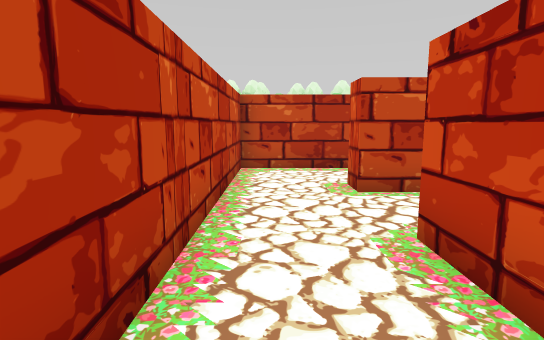
[1] (above)

24 first-person views from a walk through a 3-D level made in the Unity game engine. The camera is 1.2 m above the floor, tilts 8° down and sees 80° across. The floor is counted in squares, 1 m on a side. Each view is taken from the middle of a square. On the plan, view 1 faces up. The plan holds only what a view shows up to about 14 squares ahead; the rest is blank. The place goes on beyond the plan. Some animated figures are not drawn.

[2]
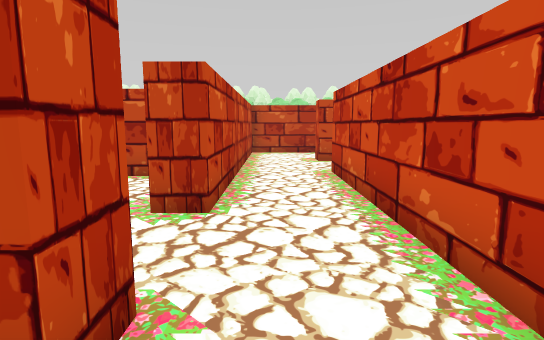

[3]
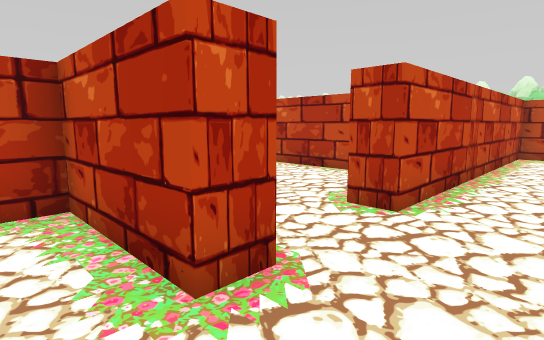

[4]
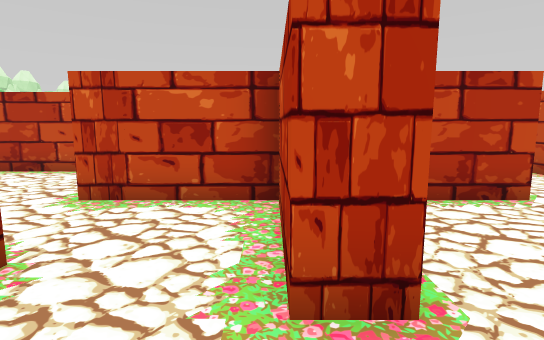

[5]
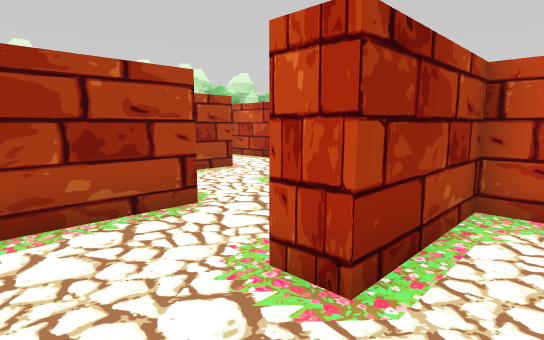

[6]
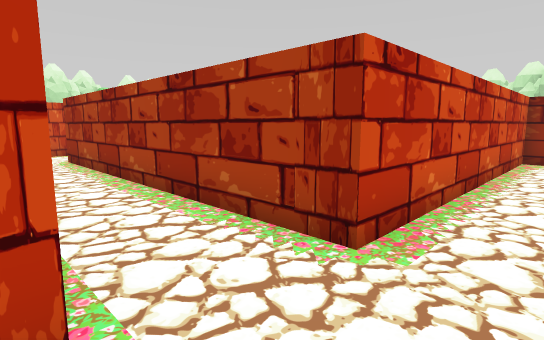

[7]
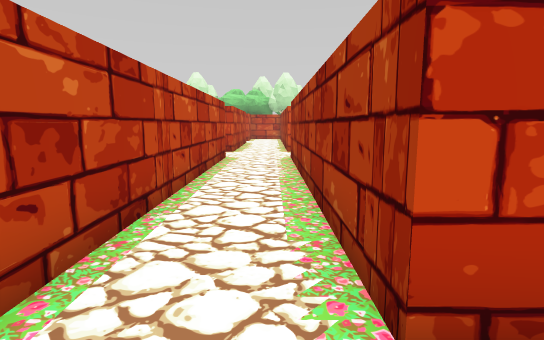

[8]
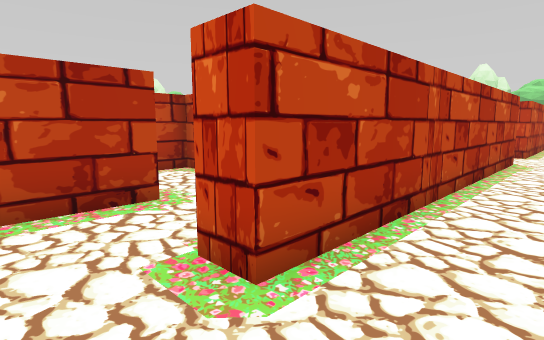

[9]
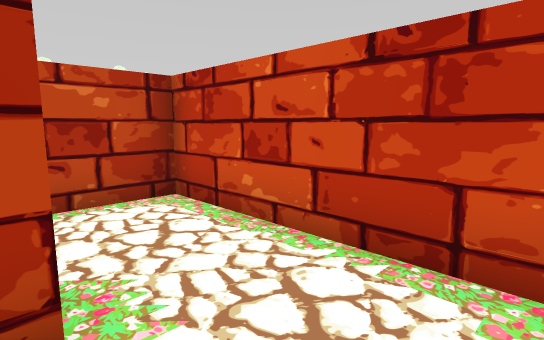

[10]
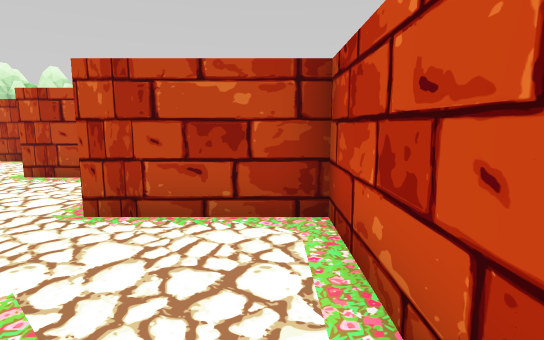

[11]
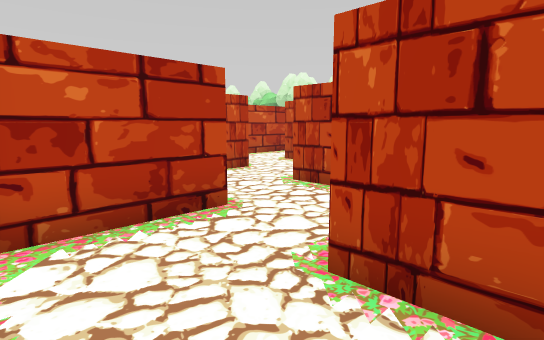

[12]
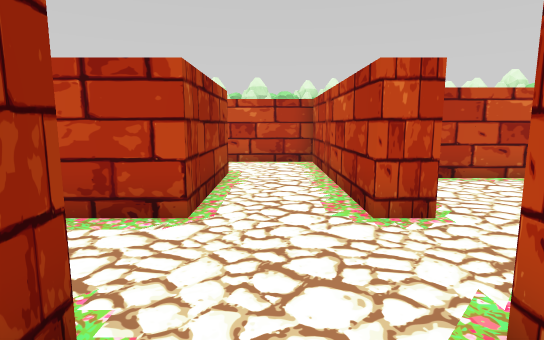

[13]
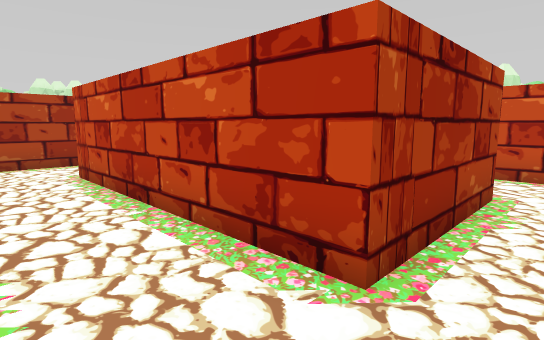

[14]
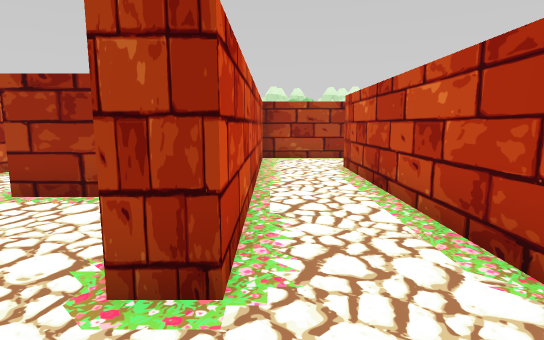

[15]
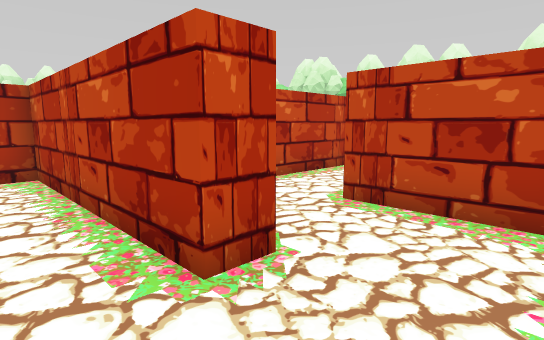

[16]
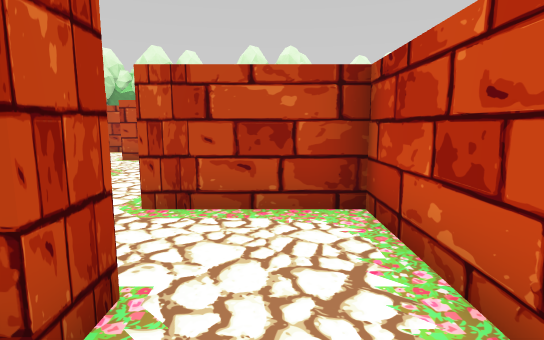

[17]
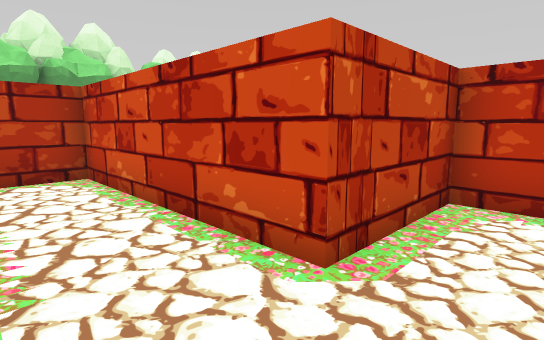

[18]
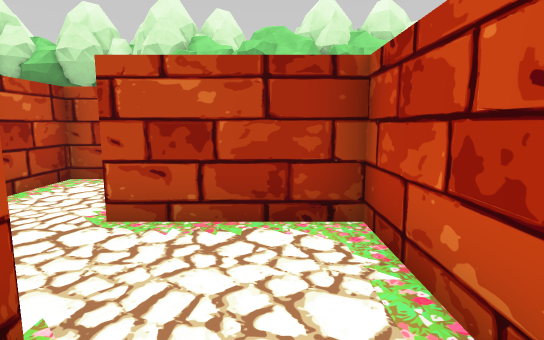

[19]
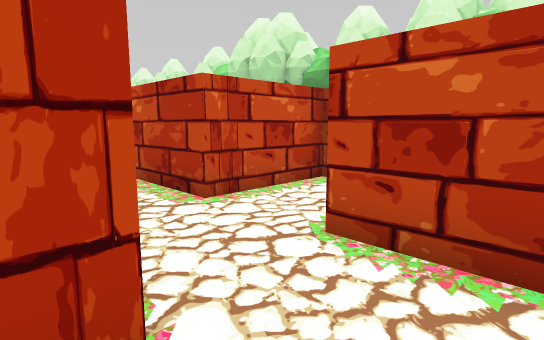

[20]
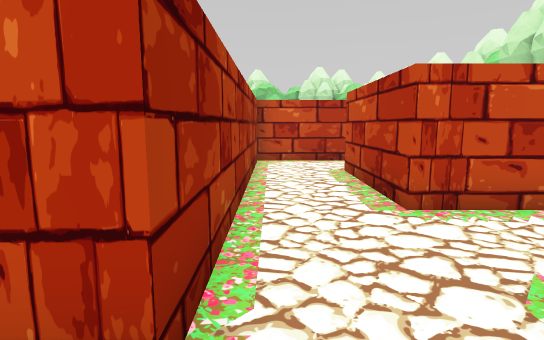

[21]
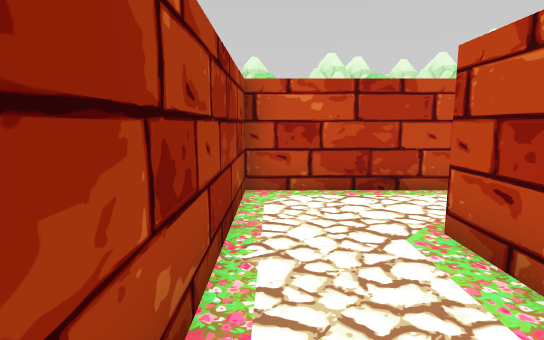

[22]
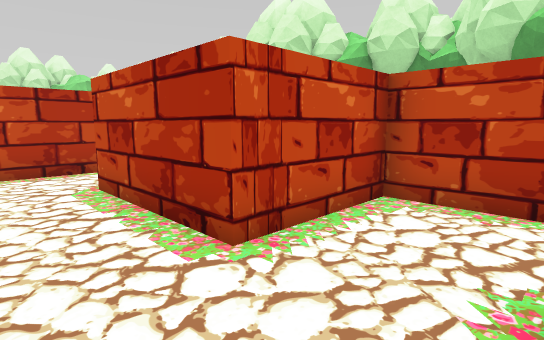

[23]
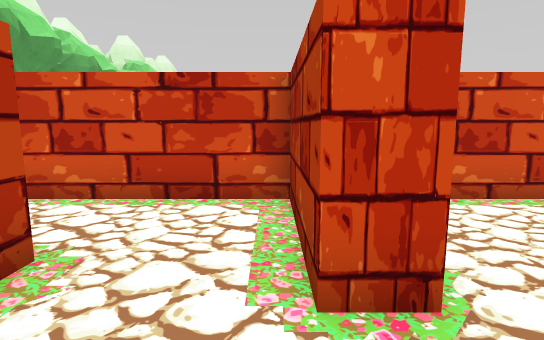

[24]
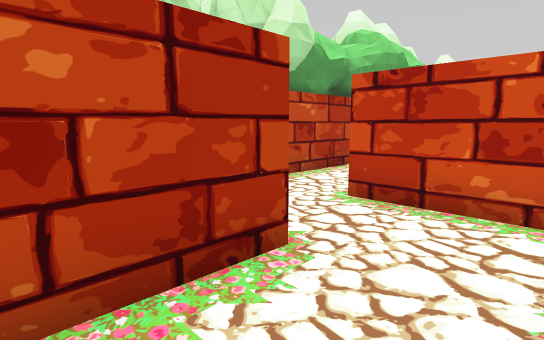

### Floor plan
Ten units are one square. View 1 is at (0, 0); x grows to the right and y downward. Boxes are objects, and circles mark ways between rooms. Rooms are numbered by the first view taken in them; rooms with no view inside come last. Other rooms are left out.
<svg viewBox="-174 -305 284 381">
<path fill="none" stroke="#000" d="M-9 -55 -9 7 -18 7M105 -57 15 -57M-9 31 -9 39M15 46 15 -33 105 -33M-18 63 15 63 15 46M15 -57 15 -66M15 -89 -9 -89 -9 -55M24 -89 15 -89M47 -68 47 -85M9 -97 24 -97M47 -85 47 -121 15 -121M-41 -161 -41 -153 -105 -153 -105 -124M-2 -153 -17 -153 -17 -185 -49 -185M-81 -129 -41 -129 -41 -56M-48 -33 -17 -33 -17 -129 -9 -129M-85 -225 -73 -225 -73 -178M-49 -185 -49 -249 -81 -249M-105 -249 -145 -249M-169 -262 -169 -225 -85 -225M-81 -249 -81 -257M-86 -281 -105 -281 -105 -249M-146 -281 -160 -281M-72 -281 -86 -281M-81 -257 -49 -257 -49 -300M-9 -129 -9 -102M-136 -281 -146 -281M-113 -262 -113 -276M-41 -1 -41 31 -9 31M-9 39 -41 39 -41 71"/>
<circle cx="5" cy="35" r="3" fill="#2a7"/>
<circle cx="5" cy="-60" r="3" fill="#2a7"/>
<circle cx="-10" cy="15" r="3" fill="#2a7"/>
<circle cx="-10" cy="55" r="3" fill="#2a7"/>
<circle cx="20" cy="-75" r="3" fill="#2a7"/>
<circle cx="35" cy="-90" r="3" fill="#2a7"/>
<circle cx="20" cy="-105" r="3" fill="#2a7"/>
<circle cx="-50" cy="-175" r="3" fill="#2a7"/>
<circle cx="5" cy="-120" r="3" fill="#2a7"/>
<circle cx="-80" cy="-235" r="3" fill="#2a7"/>
<circle cx="-95" cy="-250" r="3" fill="#2a7"/>
<circle cx="-155" cy="-250" r="3" fill="#2a7"/>
<circle cx="-80" cy="-265" r="3" fill="#2a7"/>
<circle cx="-140" cy="-265" r="3" fill="#2a7"/>
<text x="30" y="-40">1</text>
<text x="0" y="50">2</text>
<text x="0" y="-70">3</text>
<text x="30" y="-80">4</text>
<text x="30" y="-100">5</text>
<text x="-30" y="-120">6</text>
<text x="-70" y="-210">7</text>
<text x="-130" y="-240">8</text>
<text x="-100" y="-260">9</text>
<text x="-160" y="-270">10</text>
<text x="-70" y="-270">11</text>
<text x="0" y="-110">12</text>
<text x="-130" y="-270">13</text>
<text x="-30" y="10">14</text>
<text x="-30" y="50">15</text>
</svg>
Room 1 opens to room 2. Room 1 opens to room 3. Room 1 opens to room 14. Room 2 opens to room 15. Room 3 opens to room 4. Room 4 opens to room 5. Room 5 opens to room 12. Room 6 opens to room 7. Room 6 opens to room 12. Room 7 opens to room 8. Room 8 opens to room 9. Room 8 opens to room 10. Room 9 opens to room 11. Room 10 opens to room 13.

Where each view was taken, in squares from view 1:
view 1: 0 up, 0 right, facing up
view 2: 5 down, 0 right, facing up
view 3: 5 down, 1 right, facing up-left
view 4: 4 down, 1 right, facing left
view 5: 2 down, 1 right, facing down-left
view 6: 6 up, 0 right, facing down-right
view 7: 4 up, 0 right, facing right
view 8: 4 up, 0 right, facing up-right
view 9: 7 up, 2 right, facing up-right
view 10: 8 up, 4 right, facing up
view 11: 10 up, 3 right, facing up-left
view 12: 14 up, 0 right, facing left
view 13: 14 up, 2 left, facing down-left
view 14: 15 up, 2 left, facing down
view 15: 14 up, 2 left, facing up-left
view 16: 14 up, 3 left, facing up
view 17: 17 up, 7 left, facing up-right
view 18: 21 up, 6 left, facing up
view 19: 22 up, 6 left, facing up-left
view 20: 23 up, 6 left, facing left
view 21: 23 up, 11 left, facing left
view 22: 23 up, 8 left, facing up-left
view 23: 26 up, 10 left, facing right
view 24: 26 up, 16 left, facing up-right
